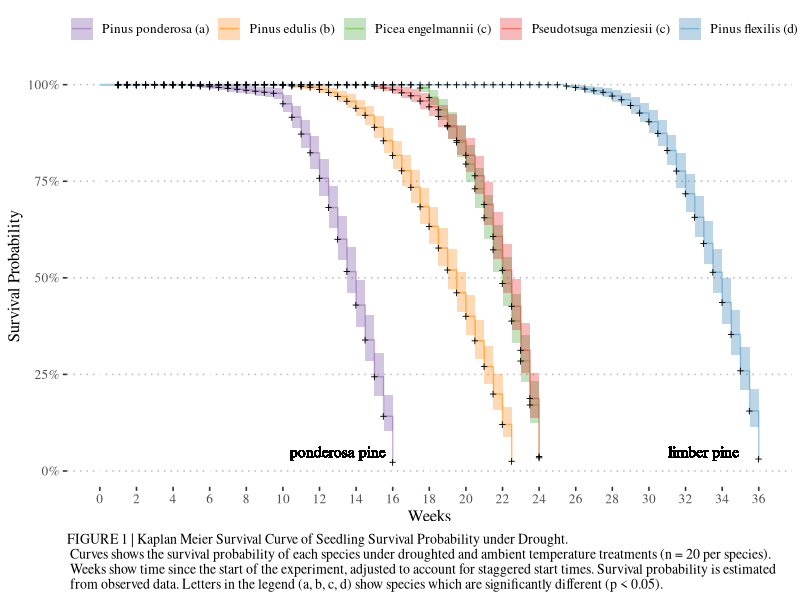
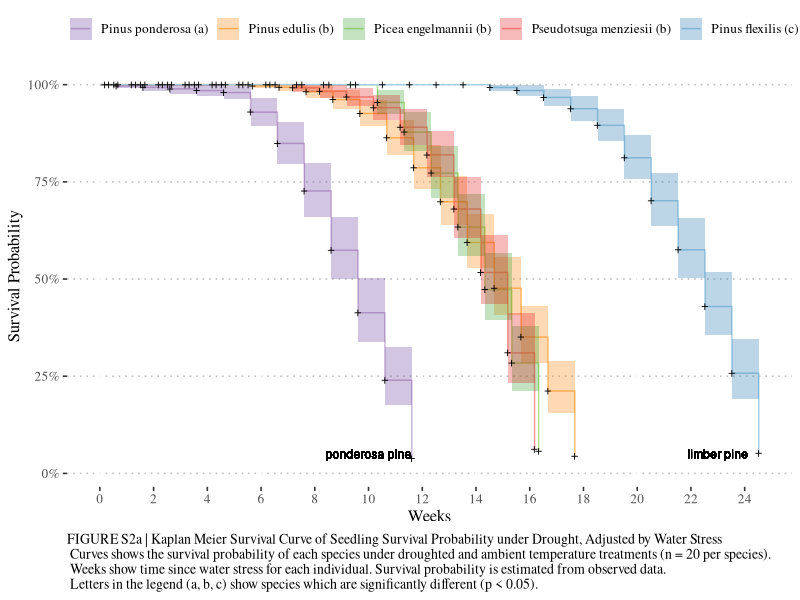
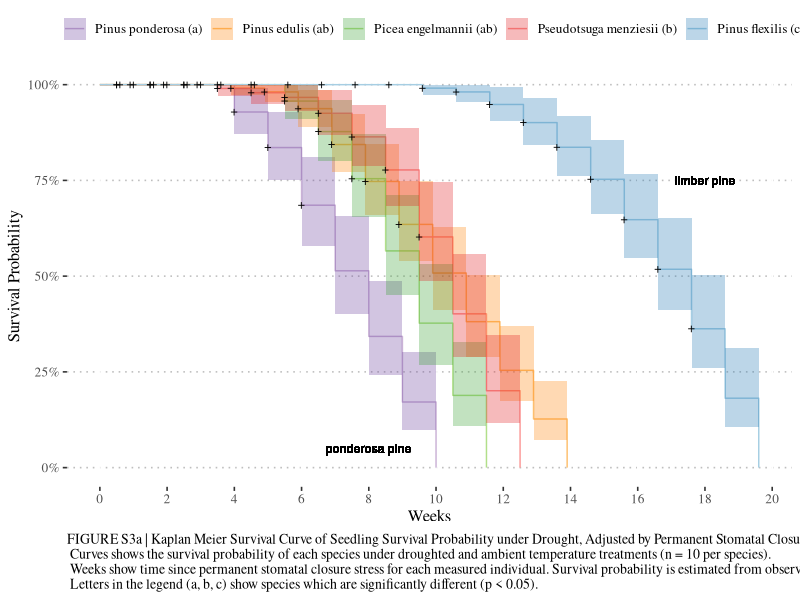
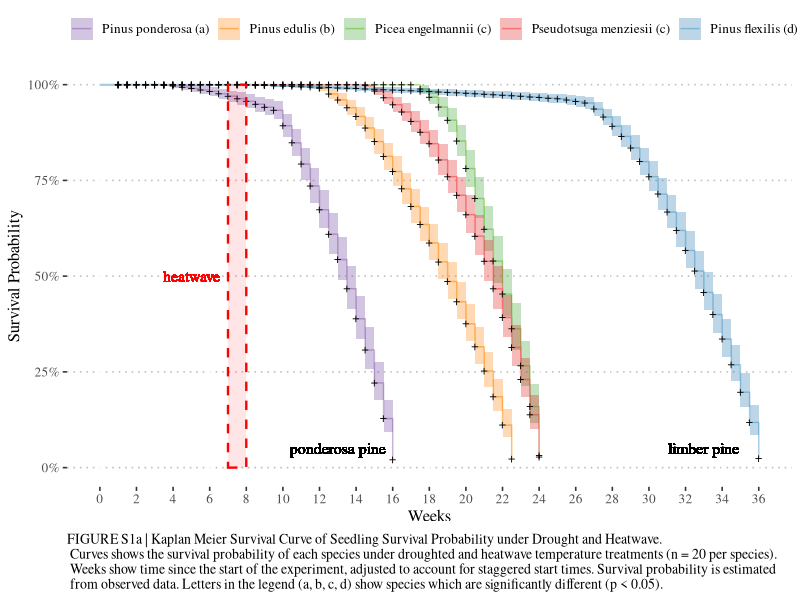
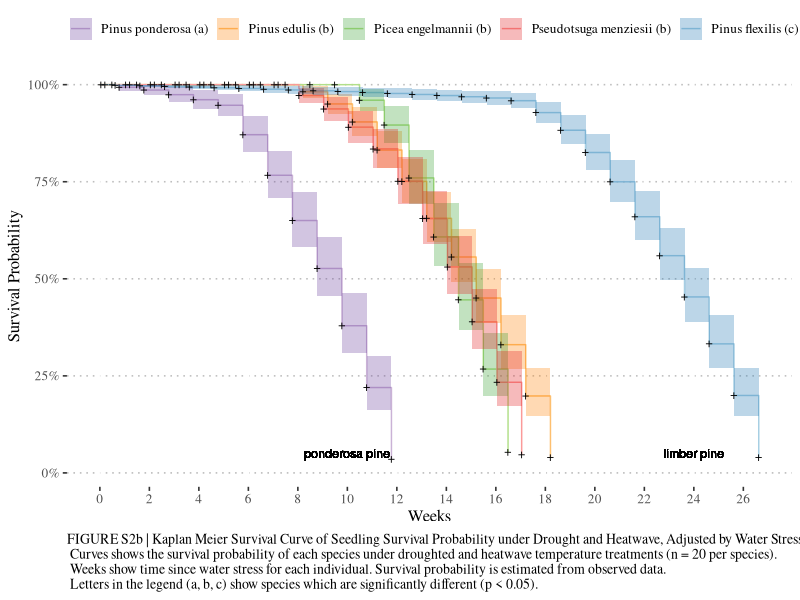
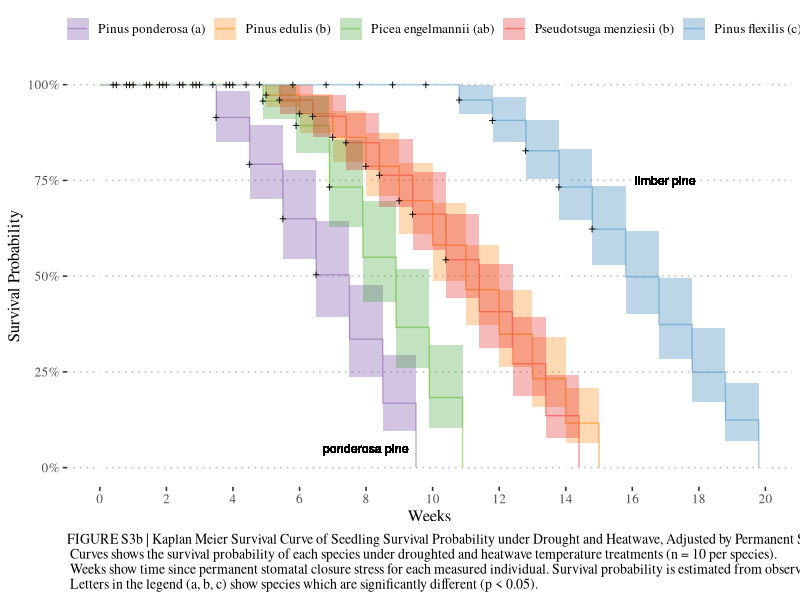
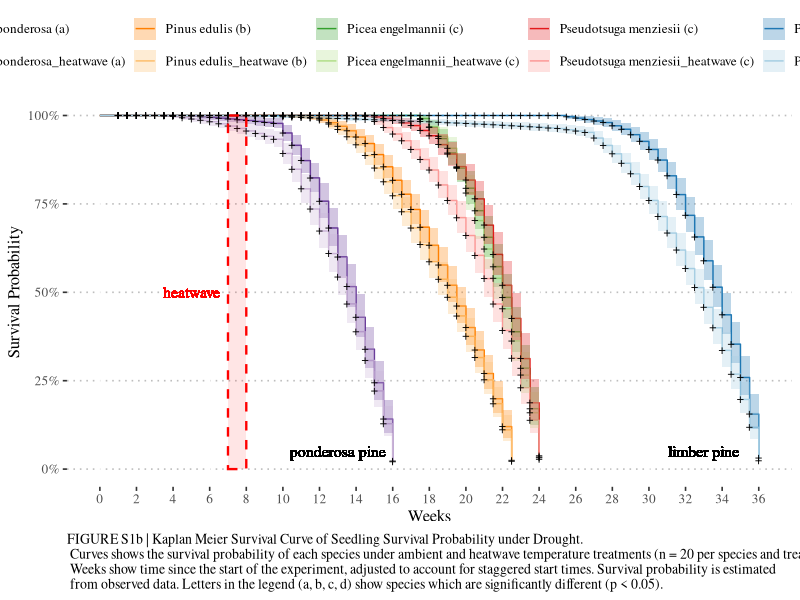
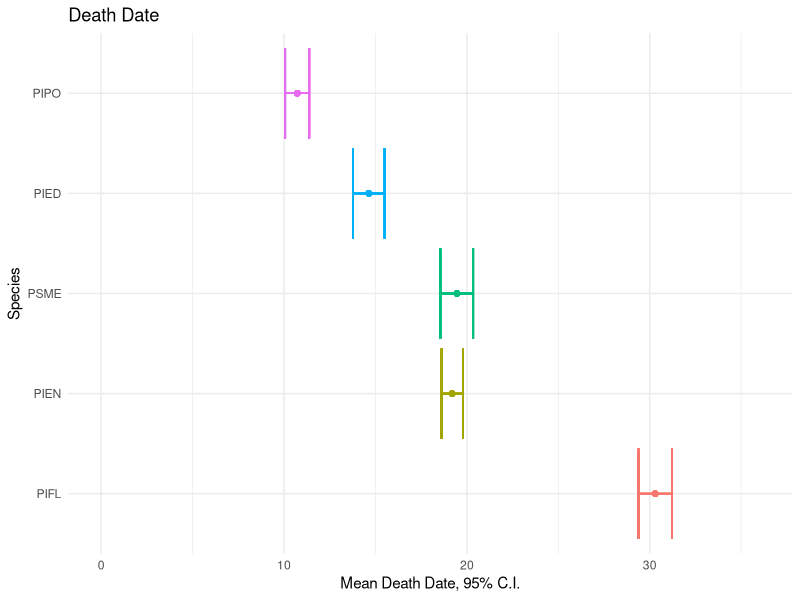

Reproduce these figures in R, in order. (Note: this script raises an error after producing the figures.)
#kaplan meier survival curve analysis
#Alexandra Lalor
#allielalor@arizona.edu
#allielalor@gmail.com
#First created: 2022-02-01
#Last updated: 2022-08-27

#load packages
library(tidyverse)
library(survival) # core survival analysis function
library(survminer) # recommended for visualizing survival curves
library(ggplot2)
library(ggfortify)
library(RColorBrewer)

#read CSVs
Phase1_Data_All <- read_csv("data_analysis/Phase1_Data_All.csv")

#add stress adjustments
Phase1_Data_All <- Phase1_Data_All %>% 
  mutate(WeightAdj = Week - Stress_Week_Avg_Weight,
         PorometerAdj = Week - Stress_Week_Avg_Porometer)

#define custom color scale
myColorsPaired <- c("#6A3D9A", "#CAB2D6", "#FF7F00", "#FDBF6F",  "#33A02C", "#B2DF8A", "#E31A1C", "#FB9A99", "#1F78B4", "#A6CEE3")
myColorsDark <- c("#6A3D9A", "#FF7F00", "#33A02C", "#E31A1C", "#1F78B4")
myColorsLight <- c("#CAB2D6", "#FDBF6F", "#B2DF8A", "#FB9A99", "#A6CEE3")

# names(myColorsPaired) <- levels(Phase1_Data_All_w$Legend)
# names(myColorsDark) <- levels(Phase1_Data_All_w$Legend)
# names(myColorsLight) <- levels(Phase1_Data_All_w$Legend)
# custom_colors <- scale_colour_manual(values = myColorsLight)
# custom_colors_fill <- scale_fill_manual(values = myColorsDark)

################################################################################
# KM curve - Ambient

Phase1_Data_All_amb <- Phase1_Data_All %>%
  mutate(Legend = ScientificName) %>% 
  mutate(Legend = ifelse(Legend == "Pinus ponderosa", "Pinus ponderosa (a)",
                ifelse(Legend == "Pinus edulis", "Pinus edulis (b)",
                       ifelse(Legend == "Picea engelmannii", "Picea engelmannii (c)",
                              ifelse(Legend == "Pseudotsuga menziesii", "Pseudotsuga menziesii (c)", "Pinus flexilis (d)")))))
Phase1_Data_All_amb$Legend <- as.factor(Phase1_Data_All_amb$Legend)
Phase1_Data_All_amb <-
  transform(Phase1_Data_All_amb, Legend = factor(Legend, levels = c("Pinus ponderosa (a)", "Pinus edulis (b)", "Picea engelmannii (c)", "Pseudotsuga menziesii (c)", "Pinus flexilis (d)")))
levels(Phase1_Data_All_amb$Legend)

#filter data
Phase1_Data_All_amb <- Phase1_Data_All_amb %>% 
  filter(Treatment_temp == "Ambient")

#define colors
#names(myColorsPaired) <- levels(Phase1_Data_All_amb$Legend)
names(myColorsDark) <- levels(Phase1_Data_All_amb$Legend)
names(myColorsLight) <- levels(Phase1_Data_All_amb$Legend)
custom_colors <- scale_colour_manual(values = myColorsLight)
custom_colors_fill <- scale_fill_manual(values = myColorsDark)

#Kaplan Meier Survival Curve - combined
km_species_fit <- survfit(Surv(Week, Dead_Count)~Legend, data = Phase1_Data_All_amb)

autoplot(km_species_fit) +
  scale_x_continuous(breaks = seq(0 , 36, by = 2)) +
  xlab("Weeks") +
  ylab("Survival Probability") +
  geom_text(label = "ponderosa pine",
            x = 13, y = 0.05, color = "black", size = 4, family = "serif") +
  geom_text(label = "limber pine",
            x = 33, y = 0.05, color = "black", size = 4, family = "serif") +
  labs(color = "", fill = "",
       caption = "FIGURE 1 | Kaplan Meier Survival Curve of Seedling Survival Probability under Drought. \n Curves shows the survival probability of each species under droughted and ambient temperature treatments (n = 20 per species). \n Weeks show time since the start of the experiment, adjusted to account for staggered start times. Survival probability is estimated \n from observed data. Letters in the legend (a, b, c, d) show species which are significantly different (p < 0.05).") +
  theme_pubclean() +
  custom_colors + 
  custom_colors_fill +
  theme(text = element_text(family = "serif"),
        plot.caption = element_text(hjust = 0,
                                    family = "serif",
                                    #face = "bold",
                                    size = 10))

################################################################################
# KM curve - Ambient Weight

Phase1_Data_All_amb_w <- Phase1_Data_All %>%
  mutate(Legend = ScientificName) %>% 
  mutate(Legend = ifelse(Legend == "Pinus ponderosa", "Pinus ponderosa (a)",
                         ifelse(Legend == "Pinus edulis", "Pinus edulis (b)",
                                ifelse(Legend == "Picea engelmannii", "Picea engelmannii (b)",
                                       ifelse(Legend == "Pseudotsuga menziesii", "Pseudotsuga menziesii (b)", "Pinus flexilis (c)")))))
Phase1_Data_All_amb_w$Legend <- as.factor(Phase1_Data_All_amb_w$Legend)
Phase1_Data_All_amb_w <-
  transform(Phase1_Data_All_amb_w, Legend = factor(Legend, levels = c("Pinus ponderosa (a)", "Pinus edulis (b)", "Picea engelmannii (b)", "Pseudotsuga menziesii (b)", "Pinus flexilis (c)")))
levels(Phase1_Data_All_amb_w$Legend)

#adjustments
Phase1_Data_All_amb_w <- Phase1_Data_All_amb_w %>% 
  filter(WeightAdj > 0)

#filter data
Phase1_Data_All_amb_w <- Phase1_Data_All_amb_w %>% 
  filter(Treatment_temp == "Ambient")

#define colors
#names(myColorsPaired) <- levels(Phase1_Data_All_amb_w$Legend)
names(myColorsDark) <- levels(Phase1_Data_All_amb_w$Legend)
names(myColorsLight) <- levels(Phase1_Data_All_amb_w$Legend)
custom_colors <- scale_colour_manual(values = myColorsLight)
custom_colors_fill <- scale_fill_manual(values = myColorsDark)

#KM curve
km_species_fit_stress_w <- survfit(Surv(WeightAdj, Dead_Count)~Legend, data = Phase1_Data_All_amb_w)


autoplot(km_species_fit_stress_w) +
  scale_x_continuous(breaks = seq(0 , 26, by = 2)) +
  xlab("Weeks") +
  ylab("Survival Probability") +
  geom_text(label = "ponderosa pine",
            x = 10, y = 0.05, color = "black", size = 3) +
  geom_text(label = "limber pine",
            x = 23, y = 0.05, color = "black", size = 3) +
  labs(color = "", fill = "",
       caption = "FIGURE S2a | Kaplan Meier Survival Curve of Seedling Survival Probability under Drought, Adjusted by Water Stress \n Curves shows the survival probability of each species under droughted and ambient temperature treatments (n = 20 per species). \n Weeks show time since water stress for each individual. Survival probability is estimated from observed data. \n Letters in the legend (a, b, c) show species which are significantly different (p < 0.05).") +
  theme_pubclean() +
  custom_colors +
  custom_colors_fill +
  theme(text = element_text(family = "serif"),
        plot.caption = element_text(hjust = 0,
                                    family = "serif",
                                    size = 10))

################################################################################
# KM curve - Ambient Porometer

Phase1_Data_All_amb_p <- Phase1_Data_All %>%
  mutate(Legend = ScientificName) %>% 
  mutate(Legend = ifelse(Legend == "Pinus ponderosa", "Pinus ponderosa (a)",
                         ifelse(Legend == "Pinus edulis", "Pinus edulis (ab)",
                                ifelse(Legend == "Picea engelmannii", "Picea engelmannii (ab)",
                                       ifelse(Legend == "Pseudotsuga menziesii", "Pseudotsuga menziesii (b)", "Pinus flexilis (c)")))))
Phase1_Data_All_amb_p$Legend <- as.factor(Phase1_Data_All_amb_p$Legend)
Phase1_Data_All_amb_p <-
  transform(Phase1_Data_All_amb_p, Legend = factor(Legend, levels = c("Pinus ponderosa (a)", "Pinus edulis (ab)", "Picea engelmannii (ab)", "Pseudotsuga menziesii (b)", "Pinus flexilis (c)")))
levels(Phase1_Data_All_amb_p$Legend)

#adjustments
Phase1_Data_All_amb_p <- Phase1_Data_All_amb_p %>% 
  filter(PorometerAdj > 0)

#filter data
Phase1_Data_All_amb_p <- Phase1_Data_All_amb_p %>% 
  filter(Treatment_temp == "Ambient")

#define colors
#names(myColorsPaired) <- levels(Phase1_Data_All_amb_p$Legend)
names(myColorsDark) <- levels(Phase1_Data_All_amb_p$Legend)
names(myColorsLight) <- levels(Phase1_Data_All_amb_p$Legend)
custom_colors <- scale_colour_manual(values = myColorsLight)
custom_colors_fill <- scale_fill_manual(values = myColorsDark)

#KM curve
km_species_fit_stress_p <- survfit(Surv(PorometerAdj, Dead_Count)~Legend, data = Phase1_Data_All_amb_p)


autoplot(km_species_fit_stress_p) +
  scale_x_continuous(breaks = seq(0 , 20, by = 2)) +
  xlab("Weeks") +
  ylab("Survival Probability") +
  geom_text(label = "ponderosa pine",
            x = 8, y = 0.05, color = "black", size = 3) +
  geom_text(label = "limber pine",
            x = 18, y = 0.75, color = "black", size = 3) +
  labs(color = "", fill = "",
       caption = "FIGURE S3a | Kaplan Meier Survival Curve of Seedling Survival Probability under Drought, Adjusted by Permanent Stomatal Closure Stress \n Curves shows the survival probability of each species under droughted and ambient temperature treatments (n = 10 per species). \n Weeks show time since permanent stomatal closure stress for each measured individual. Survival probability is estimated from observed data. \n Letters in the legend (a, b, c) show species which are significantly different (p < 0.05).") +
  theme_pubclean() +
  custom_colors +
  custom_colors_fill +
  theme(text = element_text(family = "serif"),
        plot.caption = element_text(hjust = 0,
                                    family = "serif",
                                    size = 10))


################################################################################
################################################################################
# KM curve - Heatwave

Phase1_Data_All_hw <- Phase1_Data_All %>%
  mutate(Legend = ScientificName) %>% 
  mutate(Legend = ifelse(Legend == "Pinus ponderosa", "Pinus ponderosa (a)",
                         ifelse(Legend == "Pinus edulis", "Pinus edulis (b)",
                                ifelse(Legend == "Picea engelmannii", "Picea engelmannii (c)",
                                       ifelse(Legend == "Pseudotsuga menziesii", "Pseudotsuga menziesii (c)", "Pinus flexilis (d)")))))
Phase1_Data_All_hw$Legend <- as.factor(Phase1_Data_All_hw$Legend)
Phase1_Data_All_hw <-
  transform(Phase1_Data_All_hw, Legend = factor(Legend, levels = c("Pinus ponderosa (a)", "Pinus edulis (b)", "Picea engelmannii (c)", "Pseudotsuga menziesii (c)", "Pinus flexilis (d)")))
levels(Phase1_Data_All_hw$Legend)

#filter data
Phase1_Data_All_hw <- Phase1_Data_All_hw %>% 
  filter(Treatment_temp == "Ambient_HW")

#define colors
#names(myColorsPaired) <- levels(Phase1_Data_All_hw$Legend)
names(myColorsDark) <- levels(Phase1_Data_All_hw$Legend)
names(myColorsLight) <- levels(Phase1_Data_All_hw$Legend)
custom_colors <- scale_colour_manual(values = myColorsLight)
custom_colors_fill <- scale_fill_manual(values = myColorsDark)

#Kaplan Meier Survival Curve - combined
km_species_fit <- survfit(Surv(Week, Dead_Count)~Legend, data = Phase1_Data_All_hw)

autoplot(km_species_fit) +
  # scale_fill_brewer(palette = "Paired") +
  # scale_color_brewer(palette = "Paired") +
  scale_x_continuous(breaks = seq(0 , 36, by = 2)) +
  annotate("rect",
           xmin = 7, xmax = 8,
           ymin = 0, ymax = 1,
           color = "red",
           fill = "red",
           linetype = "dashed",
           size = 0.8,
           alpha = 0.1) +
  geom_text(label = "heatwave",
            x = 5, y = 0.5, color = "red", size = 4, family = "serif") +
  xlab("Weeks") +
  ylab("Survival Probability") +
  geom_text(label = "ponderosa pine",
            x = 13, y = 0.05, color = "black", size = 4, family = "serif") +
  geom_text(label = "limber pine",
            x = 33, y = 0.05, color = "black", size = 4, family = "serif") +
  labs(color = "", fill = "",
       caption = "FIGURE S1a | Kaplan Meier Survival Curve of Seedling Survival Probability under Drought and Heatwave. \n Curves shows the survival probability of each species under droughted and heatwave temperature treatments (n = 20 per species). \n Weeks show time since the start of the experiment, adjusted to account for staggered start times. Survival probability is estimated \n from observed data. Letters in the legend (a, b, c, d) show species which are significantly different (p < 0.05).") +
  theme_pubclean() +
  custom_colors +
  custom_colors_fill +
  theme(text = element_text(family = "serif"),
        plot.caption = element_text(hjust = 0,
                                    family = "serif",
                                    size = 10))

################################################################################
# KM curve - Heatwave Weight

Phase1_Data_All_hw_w <- Phase1_Data_All %>%
  mutate(Legend = ScientificName) %>% 
  mutate(Legend = ifelse(Legend == "Pinus ponderosa", "Pinus ponderosa (a)",
                         ifelse(Legend == "Pinus edulis", "Pinus edulis (b)",
                                ifelse(Legend == "Picea engelmannii", "Picea engelmannii (b)",
                                       ifelse(Legend == "Pseudotsuga menziesii", "Pseudotsuga menziesii (b)", "Pinus flexilis (c)")))))
Phase1_Data_All_hw_w$Legend <- as.factor(Phase1_Data_All_hw_w$Legend)
Phase1_Data_All_hw_w <-
  transform(Phase1_Data_All_hw_w, Legend = factor(Legend, levels = c("Pinus ponderosa (a)", "Pinus edulis (b)", "Picea engelmannii (b)", "Pseudotsuga menziesii (b)", "Pinus flexilis (c)")))
levels(Phase1_Data_All_hw_w$Legend)

#adjustments
Phase1_Data_All_hw_w <- Phase1_Data_All_hw_w %>% 
  filter(WeightAdj > 0)

#filter data
Phase1_Data_All_hw_w <- Phase1_Data_All_hw_w %>% 
  filter(Treatment_temp == "Ambient_HW")

#define colors
#names(myColorsPaired) <- levels(Phase1_Data_All_hw_w$Legend)
names(myColorsDark) <- levels(Phase1_Data_All_hw_w$Legend)
names(myColorsLight) <- levels(Phase1_Data_All_hw_w$Legend)
custom_colors <- scale_colour_manual(values = myColorsLight)
custom_colors_fill <- scale_fill_manual(values = myColorsDark)

#KM curve
km_species_fit_stress_w <- survfit(Surv(WeightAdj, Dead_Count)~Legend, data = Phase1_Data_All_hw_w)


autoplot(km_species_fit_stress_w) +
  scale_x_continuous(breaks = seq(0 , 26, by = 2)) +
  xlab("Weeks") +
  ylab("Survival Probability") +
  geom_text(label = "ponderosa pine",
            x = 10, y = 0.05, color = "black", size = 3) +
  geom_text(label = "limber pine",
            x = 24, y = 0.05, color = "black", size = 3) +
  labs(color = "", fill = "",
       caption = "FIGURE S2b | Kaplan Meier Survival Curve of Seedling Survival Probability under Drought and Heatwave, Adjusted by Water Stress \n Curves shows the survival probability of each species under droughted and heatwave temperature treatments (n = 20 per species). \n Weeks show time since water stress for each individual. Survival probability is estimated from observed data. \n Letters in the legend (a, b, c) show species which are significantly different (p < 0.05).") +
  theme_pubclean() +
  custom_colors +
  custom_colors_fill +
  theme(text = element_text(family = "serif"),
        plot.caption = element_text(hjust = 0,
                                    family = "serif",
                                    size = 10))

################################################################################
# KM curve - Heatwave Porometer

Phase1_Data_All_hw_p <- Phase1_Data_All %>%
  mutate(Legend = ScientificName) %>% 
  mutate(Legend = ifelse(Legend == "Pinus ponderosa", "Pinus ponderosa (a)",
                         ifelse(Legend == "Pinus edulis", "Pinus edulis (b)",
                                ifelse(Legend == "Picea engelmannii", "Picea engelmannii (ab)",
                                       ifelse(Legend == "Pseudotsuga menziesii", "Pseudotsuga menziesii (b)", "Pinus flexilis (c)")))))
Phase1_Data_All_hw_p$Legend <- as.factor(Phase1_Data_All_hw_p$Legend)
Phase1_Data_All_hw_p <-
  transform(Phase1_Data_All_hw_p, Legend = factor(Legend, levels = c("Pinus ponderosa (a)", "Pinus edulis (b)", "Picea engelmannii (ab)", "Pseudotsuga menziesii (b)", "Pinus flexilis (c)")))
levels(Phase1_Data_All_hw_p$Legend)

#adjustments
Phase1_Data_All_hw_p <- Phase1_Data_All_hw_p %>% 
  filter(PorometerAdj > 0)

#filter data
Phase1_Data_All_hw_p <- Phase1_Data_All_hw_p %>% 
  filter(Treatment_temp == "Ambient_HW")

#define colors
#names(myColorsPaired) <- levels(Phase1_Data_All_hw_p$Legend)
names(myColorsDark) <- levels(Phase1_Data_All_hw_p$Legend)
names(myColorsLight) <- levels(Phase1_Data_All_hw_p$Legend)
custom_colors <- scale_colour_manual(values = myColorsLight)
custom_colors_fill <- scale_fill_manual(values = myColorsDark)

#KM curve
km_species_fit_stress_p <- survfit(Surv(PorometerAdj, Dead_Count)~Legend, data = Phase1_Data_All_hw_p)


autoplot(km_species_fit_stress_p) +
  scale_x_continuous(breaks = seq(0 , 20, by = 2)) +
  xlab("Weeks") +
  ylab("Survival Probability") +
  geom_text(label = "ponderosa pine",
            x = 8, y = 0.05, color = "black", size = 3) +
  geom_text(label = "limber pine",
            x = 17, y = 0.75, color = "black", size = 3) +
  labs(color = "", fill = "",
       caption = "FIGURE S3b | Kaplan Meier Survival Curve of Seedling Survival Probability under Drought and Heatwave, Adjusted by Permanent Stomatal Closure Stress \n Curves shows the survival probability of each species under droughted and heatwave temperature treatments (n = 10 per species). \n Weeks show time since permanent stomatal closure stress for each measured individual. Survival probability is estimated from observed data. \n Letters in the legend (a, b, c) show species which are significantly different (p < 0.05).") +
  theme_pubclean() +
  custom_colors +
  custom_colors_fill +
  theme(text = element_text(family = "serif"),
        plot.caption = element_text(hjust = 0,
                                    family = "serif",
                                    size = 10))

################################################################################
# KM curve - Ambient and Heatwave

Phase1_Data_All_amb_hw <- Phase1_Data_All %>%
  mutate(Legend = Heatwave_graph) %>% 
  mutate(Legend = ifelse(Legend == "Ponderosa Pine", "Pinus ponderosa (a)",
                         ifelse(Legend == "Ponderosa Pine_heatwave", "Pinus ponderosa_heatwave (a)",
                         ifelse(Legend == "Pinyon Pine", "Pinus edulis (b)",
                                ifelse(Legend == "Pinyon Pine_heatwave", "Pinus edulis_heatwave (b)",
                                ifelse(Legend == "Engelman Spruce", "Picea engelmannii (c)",
                                       ifelse(Legend == "Engelman Spruce_heatwave", "Picea engelmannii_heatwave (c)",
                                       ifelse(Legend == "Douglas fir", "Pseudotsuga menziesii (c)",
                                              ifelse(Legend == "Douglas fir_heatwave", "Pseudotsuga menziesii_heatwave (c)",
                                                     ifelse(Legend == "Limber Pine", "Pinus flexilis (d)", "Pinus flexilis_heatwave (d)"))))))))))
Phase1_Data_All_amb_hw$Legend <- as.factor(Phase1_Data_All_amb_hw$Legend)
Phase1_Data_All_amb_hw <-
  transform(Phase1_Data_All_amb_hw, Legend = factor(Legend, levels = c("Pinus ponderosa (a)", "Pinus ponderosa_heatwave (a)",
                                                                       "Pinus edulis (b)", "Pinus edulis_heatwave (b)",
                                                                       "Picea engelmannii (c)", "Picea engelmannii_heatwave (c)", 
                                                                       "Pseudotsuga menziesii (c)", "Pseudotsuga menziesii_heatwave (c)",
                                                                       "Pinus flexilis (d)", "Pinus flexilis_heatwave (d)")))
levels(Phase1_Data_All_amb_hw$Legend)

#define colors
names(myColorsPaired) <- levels(Phase1_Data_All_amb_hw$Legend)
#names(myColorsDark) <- levels(Phase1_Data_All_amb_hw$Legend)
#names(myColorsLight) <- levels(Phase1_Data_All_amb_hw$Legend)
custom_colors <- scale_colour_manual(values = myColorsPaired)
custom_colors_fill <- scale_fill_manual(values = myColorsPaired)

#Kaplan Meier Survival Curve - separated by treatment
km_treatment_fit <- survfit(Surv(Week, Dead_Count)~Legend, data=Phase1_Data_All_amb_hw)
#summary(km_treatment_fit)


autoplot(km_treatment_fit) +
  # scale_fill_brewer(palette = "Paired") +
  # scale_color_brewer(palette = "Paired") +
  scale_x_continuous(breaks = seq(0 , 36, by = 2)) +
  annotate("rect",
           xmin = 7, xmax = 8,
           ymin = 0, ymax = 1,
           color = "red",
           fill = "red",
           linetype = "dashed",
           size = 0.8,
           alpha = 0.1) +
  geom_text(label = "heatwave",
            x = 5, y = 0.5, color = "red", size = 4, family = "serif") +
  xlab("Weeks") +
  ylab("Survival Probability") +
  geom_text(label = "ponderosa pine",
            x = 13, y = 0.05, color = "black", size = 4, family = "serif") +
  geom_text(label = "limber pine",
            x = 33, y = 0.05, color = "black", size = 4, family = "serif") +
  labs(color = "", fill = "",
       caption = "FIGURE S1b | Kaplan Meier Survival Curve of Seedling Survival Probability under Drought. \n Curves shows the survival probability of each species under ambient and heatwave temperature treatments (n = 20 per species and treatment). \n Weeks show time since the start of the experiment, adjusted to account for staggered start times. Survival probability is estimated \n from observed data. Letters in the legend (a, b, c, d) show species which are significantly different (p < 0.05).") +
  theme_pubclean() +
  custom_colors +
  custom_colors_fill +
  theme(text = element_text(family = "serif"),
        plot.caption = element_text(hjust = 0,
                                    family = "serif",
                                    #face = "bold",
                                    size = 10))


#################################################################################
heatwave_summary <- read_csv("data_analysis/heatwave_summary.csv")
heatwave_summary_d <- read_csv("data_analysis/anova_Dead_Week.csv")
heatwave_summary_w <- read_csv("data_analysis/anova_Dead_Week_Weight.csv")
heatwave_summary_p <- read_csv("data_analysis/anova_Dead_Week_Porometer.csv")

heatwave_summary_CI <- heatwave_summary %>% 
  filter(Treatment_temp == "Ambient") %>% 
  select(c("Species", "Treatment_temp", "half_width"))

#merge and factor levels
heatwave_summary_d <- merge(heatwave_summary_d, heatwave_summary_CI, by = "Species")
heatwave_summary_d <- 
  transform(heatwave_summary_d, Species = factor(Species, levels = c("PIFL", "PIEN", "PSME", "PIED", "PIPO")))
heatwave_summary_d <- heatwave_summary_d %>% 
  group_by(Species) %>% 
  summarize(Mean = mean(Ambient, na.rm = T),
            CI_lower_mean = Mean - half_width,
            CI_upper_mean = Mean + half_width)

heatwave_summary_w <- merge(heatwave_summary_w, heatwave_summary_CI, by = "Species")
heatwave_summary_w <- 
  transform(heatwave_summary_w, Species = factor(Species, levels = c("PIFL", "PIEN", "PSME", "PIED", "PIPO")))
heatwave_summary_w <- heatwave_summary_w %>% 
  group_by(Species) %>% 
  summarize(Mean = mean(Ambient, na.rm = T),
            CI_lower_mean = Mean - half_width,
            CI_upper_mean = Mean + half_width)

heatwave_summary_p <- merge(heatwave_summary_p, heatwave_summary_CI, by = "Species")
heatwave_summary_p <- 
  transform(heatwave_summary_p, Species = factor(Species, levels = c("PIFL", "PIEN", "PSME", "PIED", "PIPO")))
heatwave_summary_p <- heatwave_summary_p %>% 
  group_by(Species) %>% 
  summarize(Mean = mean(Ambient, na.rm = T),
            CI_lower_mean = Mean - half_width,
            CI_upper_mean = Mean + half_width)



heatwave_summary_d %>% 
  ggplot(aes(x = Mean,
             y = Species,
             color = Species)) +
  geom_point() +
  xlim(0,36) +
  #scale_x_continuous(breaks = seq(0 , 36, by = 4)) +
  xlab("Mean Death Date, 95% C.I.") +
  ylab("Species") +
  labs(title = "Death Date") +
  geom_errorbar(aes(xmin = CI_lower_mean, 
                    xmax = CI_upper_mean)) +
  theme_minimal() +
  theme(legend.position = "none")

################################################################################

Phase1_Data_Avg <- Phase1_Data %>% 
  #filter(SpeciesID != "PIFL16") %>%
  group_by(Species, Treatment_temp, Treatment_water, Week) %>%
  summarize(Dead_Count = sum(Dead_Count))
Phase1_Data_Avg <- Phase1_Data_Avg %>% 
  mutate(Live_Count = 20 - Dead_Count,
         Survivorship = ((Live_Count/20)*100))

Phase1_Data_Avg %>% 
  filter(Treatment_water == "Drought", !is.na(Dead_Count)) %>% 
  group_by(Species, Treatment_temp) %>% 
  ggplot(aes(x = Week,
             y = Survivorship,
             color = Treatment_temp)) +
  geom_point() +
  geom_line() +
  facet_wrap(~Species) +
  theme_minimal() +
  scale_color_discrete(direction = -1)

Phase1_Data_Avg %>% 
  filter(Treatment_water == "Drought", !is.na(Dead_Count)) %>% 
  group_by(Species, Treatment_temp) %>% 
  ggplot(aes(x = Week,
             y = Survivorship,
             color = Species,
             fill = Treatment_temp)) +
  geom_point() +
  geom_line() +
  #facet_wrap(~Species) +
  theme_minimal() +
  scale_color_discrete(direction = -1)

###################################################################################
#read csv
Phase1_Data_All <- read_csv("data_analysis/Phase1_Data_All.csv")

#factor levels
# Phase1_Data_All <- 
#   transform(Phase1_Data_All, Species = factor(Species, levels = c("PIPO", "PIED", "PSME", "PIEN", "PIFL")))
Phase1_Data_All <- 
  transform(Phase1_Data_All, Species = factor(Species, levels = c("PIFL", "PIEN", "PSME", "PIED", "PIPO")))

Dead_Week <- read_csv("data_analysis/Dead_Week.csv")
Dead_Week_Weight <- read_csv("data_analysis/Dead_Week_Weight.csv")
Dead_Week_Porometer <- read_csv("data_analysis/anova_Dead_Week_Porometer.csv")


#histogram
Dead_Week %>% 
  group_by(Species, Treatment_temp) %>% 
  ggplot(aes(x = Dead_Week,
             fill = Treatment_temp)) +
  geom_histogram(binwidth = 1) +
  scale_fill_discrete(direction = -1) +
  #ylim(0, 12.5) +
  xlim(0, 40) +
  facet_grid(reorder(Species, Dead_Week, mean) ~ Treatment_temp) +
  theme_minimal()


#boxplot
Dead_Week %>% 
  group_by(Species, Treatment_temp) %>% 
  arrange(Dead_Week) %>% 
  #filter(Species == "PIFL") %>% 
  ggplot(aes(x = Dead_Week,
             y = Species,
             fill = Treatment_temp)) +
  geom_boxplot() +
  xlim(0, 40) +
  ylab("Species") +
  xlab("Dead Week") +
  annotate("rect",
           xmin = 7, xmax = 8,
           ymin = 0, ymax = 6,
           color = "red",
           linetype = "dashed",
           size = 0.4,
           fill = "red",
           alpha = 0.3) +
  theme_minimal() +
  scale_fill_discrete(direction = -1)
